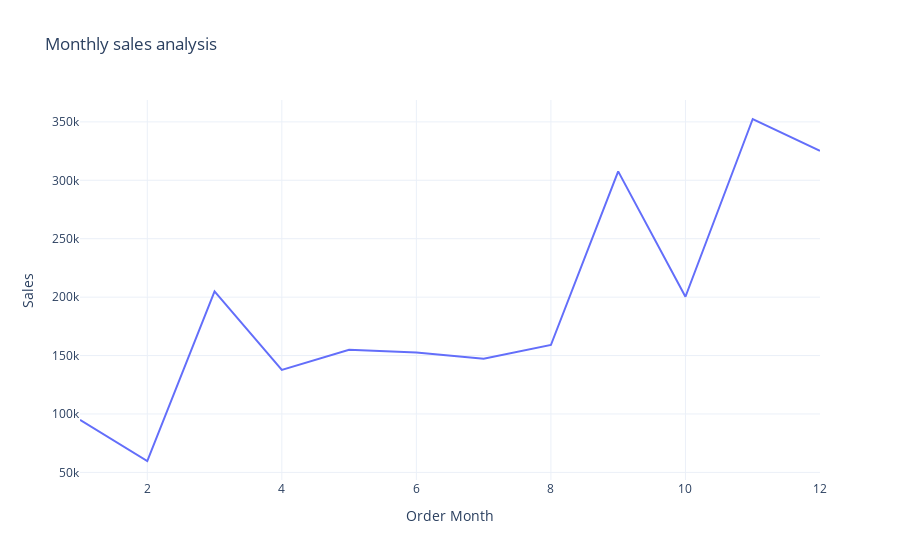

The cell this chart's notebook holds for it:
### Markdown cell above
# monthly sales analysis

### Code cell
Sales_by_month = data.groupby('Order Month')['Sales'].sum().reset_index()

fig=px.line(Sales_by_month,
            x= 'Order Month',
            y= 'Sales',
title='Monthly sales analysis')

fig.show()

### Figure 1 — Plotly figure (JSON) as saved in the notebook; plotly's stock layout.template omitted (floating-point values rounded to 4 significant figures)
{"data": [{"hovertemplate": "Order Month=%{x}<br>Sales=%{y}<extra></extra>", "legendgroup": "", "line": {"color": "#636efa", "dash": "solid"}, "marker": {"symbol": "circle"}, "mode": "lines", "name": "", "orientation": "v", "showlegend": false, "type": "scatter", "x": [1, 2, 3, 4, 5, 6, 7, 8, 9, 10, 11, 12], "xaxis": "x", "y": [94920.0, 59750.0, 205000.0, 137800.0, 155000.0, 152700.0, 147200.0, 159000.0, 307600.0, 200300.0, 352500.0, 325300.0], "yaxis": "y"}], "layout": {"autosize": true, "legend": {"tracegroupgap": 0}, "title": {"text": "Monthly sales analysis"}, "xaxis": {"anchor": "y", "autorange": true, "domain": [0, 1], "range": [1, 12], "title": {"text": "Order Month"}, "type": "linear"}, "yaxis": {"anchor": "x", "autorange": true, "domain": [0, 1], "range": [43490.0, 368700.0], "title": {"text": "Sales"}, "type": "linear"}}}
